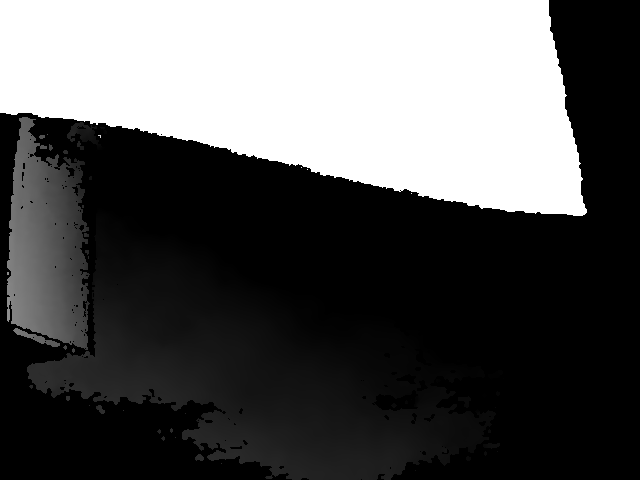
#> input picture rs_sr_pics/pic10_d.bmp, 640 x 480 px, found by its file name; its folder holds 4 pictures in this run
$ python immanip.py   (Python 2 division)   (older library calls are emulated)
#> lines starting #> are read from the running program, lines starting #| are printed output that depends on the picture
#! /usr/bin/python

# Program to resize images

import os
import sys
import matplotlib.pyplot as plt
import matplotlib.image as mpimg
import numpy as np
from PIL import Image
from scipy.misc import imsave

# Directories and image dimensions
inputDir = '../rs-materials/rs_sr_pics/'
outputDir = '../rs-materials/rs_res_sr_pics/'
desDim = (600, 400)
confirmDim = (400, 600, 3)

# Iterate through all images and resize
for currIm in os.listdir(inputDir):
  if os.path.isfile(inputDir + currIm) and currIm != '.DS_Store':
    image = Image.open(inputDir + currIm)
#> image is the input picture: PIL image 640x480 RGB; min 0, max 255, mean 85.1
    image = image.resize(desDim, Image.ANTIALIAS)
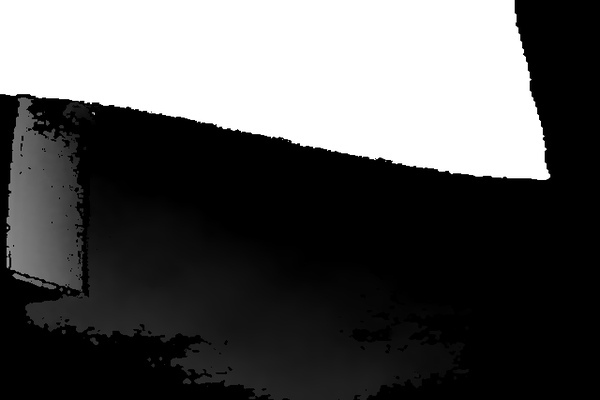
#> image: PIL image 600x400 RGB; min 0, max 255, mean 85.1
    nameSplit = currIm.split('.')
    newName = nameSplit[0] + '_res.bmp'
    image.save(outputDir + newName, 'bmp')
    confIm = mpimg.imread(outputDir + newName)

    # Confirm reshaping was successful
    if (confIm.shape != confirmDim):
      print currIm, 'was not successfully reshaped! Now exiting'
      sys.exit(1)
    else:
      print 'Successfully reshaped', currIm
#> pass 2 of the loop `for currIm in os.listdir(inputDir):`:
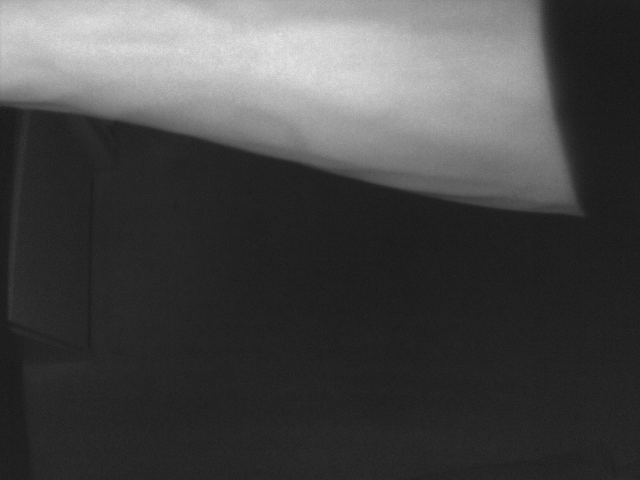
#> input picture rs_sr_pics/pic10_ir.bmp, 640 x 480 px, found by its file name
#> image is the input picture: PIL image 640x480 RGB; min 19, max 232, mean 71.7
#> `image = image.resize(desDim, Image.ANTIALIAS)`:
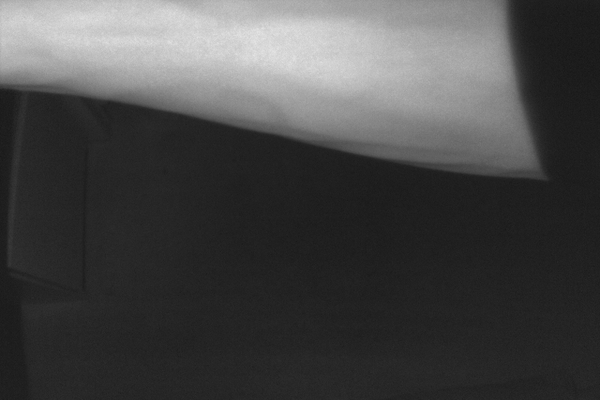
#> image: PIL image 600x400 RGB; min 21, max 228, mean 71.7
#> pass 3 of the loop `for currIm in os.listdir(inputDir):`:
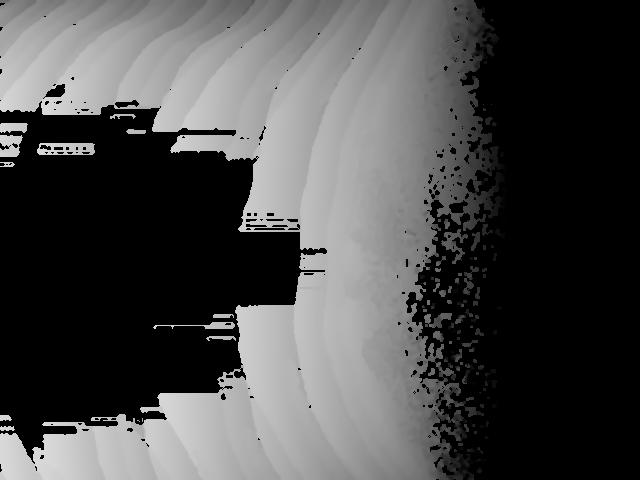
#> input picture rs_sr_pics/pic1_d.bmp, 640 x 480 px, found by its file name
#> image is the input picture: PIL image 640x480 RGB; min 0, max 217, mean 74.5
#> `image = image.resize(desDim, Image.ANTIALIAS)`:
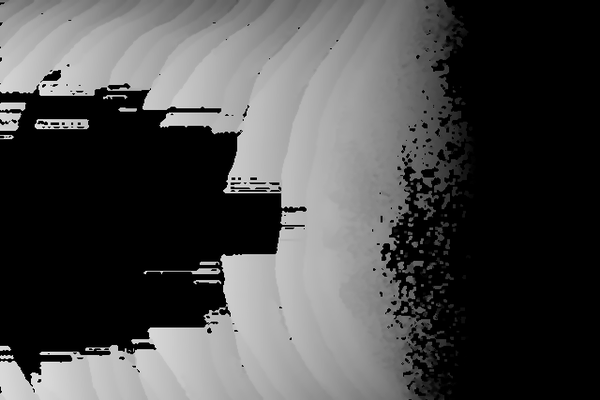
#> image: PIL image 600x400 RGB; min 0, max 255, mean 74.7
#> the loop made 4 passes; the first 3 are shown

print 'Done'
